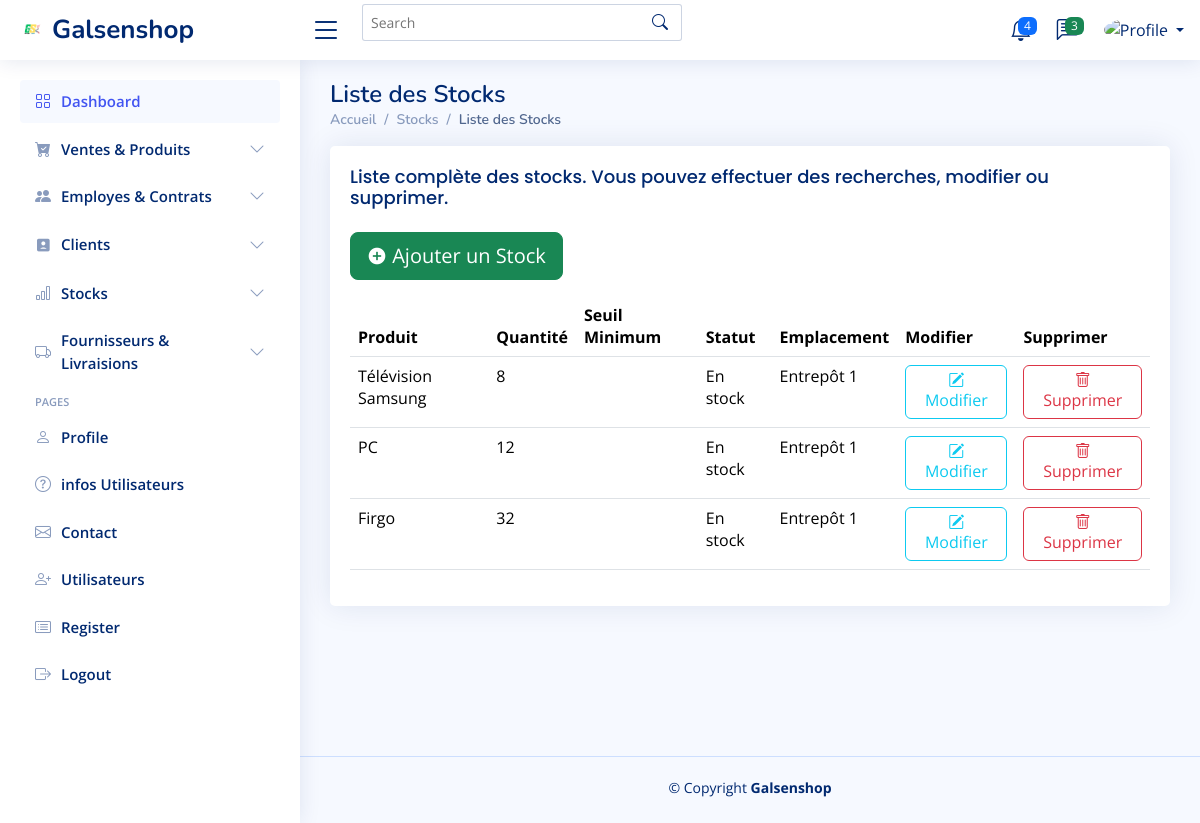
Screenshot of /stocks/ with the database file from the repository.
### application/models.py (models this page shows, shortened)
class Stock(models.Model):
    STATUT_CHOICES = [
        ('en_stock', 'En stock'),
        ('rupture', 'Rupture'),
        ('en_approvisionnement', 'En approvisionnement'),
        ('reserve', 'Réservé'),
    ]
    EMPLACEMENT_CHOICES = [
        ('entrepot_1', 'Entrepôt 1'),
        ('entrepot_2', 'Entrepôt 2'),
        ('magasin', 'Magasin'),
        ('reserve', 'Réserve'),
        ('autre', 'Autre'),
    ]
    produit = models.OneToOneField(Produit, on_delete=models.CASCADE, related_name='stock')
    emplacement = models.CharField(max_length=50, choices=EMPLACEMENT_CHOICES, default='entrepot_1')
    quantite = models.PositiveIntegerField(default=0)
    statut = models.CharField(max_length=20, choices=STATUT_CHOICES, default='en_stock')  # Statut du stock
    date_ajout = models.DateTimeField(auto_now_add=True)

class Produit(models.Model):
    nom = models.CharField(max_length=100)
    description = models.TextField(blank=True, null=True)
    prix = models.DecimalField(max_digits=10, decimal_places=2)
    categorie = models.ForeignKey('Categorie', on_delete=models.CASCADE, related_name='produits')
    actif = models.BooleanField(choices=[(True, 'Disponible'), (False, 'Indisponible')], default=False)
    image = models.ImageField(upload_to='produits/', blank=True, null=True)

### application/views.py (the view)
# urls.py: path('stocks/', views.liste_stocks, name='liste_stocks'),
def liste_stocks(request):
    stocks = Stock.objects.all().select_related('produit')  # Utilisation de select_related pour optimiser les requêtes
    return render(request, 'stock/liste_stock.html', {'stocks': stocks})

### templates/stock/liste_stock.html (shortened to what this page needs)
{% extends "base.html" %} {% load static %} {% block content %}
<main id="main" class="main">
  <div class="pagetitle">
    <h1>Liste des Stocks</h1>
    <nav>
      <ol class="breadcrumb">
        <li class="breadcrumb-item"><a href="{% url 'home' %}">Accueil</a></li>
        <li class="breadcrumb-item">Stocks</li>
        <li class="breadcrumb-item active">Liste des Stocks</li>
      </ol>
    </nav>
  </div>
  <section class="section">
    <div class="row">
      <div class="col-lg-12">
        <div class="card">
          <div class="card-body">
            <h5 class="card-title">
              Liste complète des stocks. Vous pouvez effectuer des recherches,
              modifier ou supprimer.
            </h5>
            <p>
              <button
                type="button"
                class="btn btn-success btn-lg"
                onclick="window.location.href='{% url 'ajouter_stock' %}'"
              >
                <i class="ri-add-circle-fill"></i> Ajouter un Stock
              </button>
            </p>
            <table class="table datatable">
              <thead>
                <tr>
                  <th>Produit</th>
                  <th>Quantité</th>
                  <th>Seuil Minimum</th>
                  <th>Statut</th>
                  <th>Emplacement</th>
                  <th>Modifier</th>
                  <th>Supprimer</th>
                </tr>
              </thead>
              <tbody>
                {% for stock in stocks %}
                <tr>
                  <td>{{ stock.produit.nom }}</td>
                  <td>{{ stock.quantite }}</td>
                  <td>{{ stock.seuil_minimum }}</td>
                  <td>{{ stock.get_statut_display }}</td>
                  <td>{{ stock.get_emplacement_display }}</td>
                  <td>
                    <a
                      class="btn btn-outline-info"
                      href="{% url 'modifier_stock' stock.id %}"
                    >
                      <i class="bi bi-pencil-square"></i> Modifier
                    </a>
                  </td>
                  <td>
                    <a
                      href="#"
                      class="btn btn-outline-danger"
                      data-bs-toggle="modal"
                      data-bs-target="#deleteModal{{ stock.id }}"
                    >
                      <i class="bi bi-trash"></i> Supprimer
                    </a>
                  </td>
                </tr>
                {% endfor %}
              </tbody>
            </table>
          </div>
        </div>
      </div>
    </div>
  </section>
</main>
{% endblock content %}

### static/assets/css/style.css (style rules this page uses)
:root { scroll-behavior: smooth; }
body { font-family: "Open Sans", sans-serif; background: #f6f9ff; color: #444444; }
a { color: #4154f1; text-decoration: none; }
h1, h2, h3, h4, h5, h6 { font-family: "Nunito", sans-serif; }
#main { margin-top: 60px; padding: 20px 30px; transition: all 0.3s; }
.pagetitle { margin-bottom: 10px; }
.pagetitle h1 { font-size: 24px; margin-bottom: 0; font-weight: 600; color: #012970; }
.card { margin-bottom: 30px; border: none; border-radius: 5px; box-shadow: 0px 0 30px rgba(1, 41, 112, 0.1); }
.card-title { padding: 20px 0 15px 0; font-size: 18px; font-weight: 500; color: #012970; font-family: "Poppins", sans-serif; }
.card-body { padding: 0 20px 20px 20px; }
.breadcrumb { font-size: 14px; font-family: "Nunito", sans-serif; color: #899bbd; font-weight: 600; }
.breadcrumb a { color: #899bbd; transition: 0.3s; }
.breadcrumb .breadcrumb-item::before { color: #899bbd; }
.breadcrumb .active { color: #51678f; font-weight: 600; }
@media (min-width: 1200px) { #main, #footer { margin-left: 300px; } }

### rows the page displays
Stock: produit.nom "Télévision Samsung", quantite "8", statut "En stock", emplacement "Entrepôt 1"
Stock: produit.nom "PC", quantite "12", statut "En stock", emplacement "Entrepôt 1"
Stock: produit.nom "Firgo", quantite "32", statut "En stock", emplacement "Entrepôt 1"
